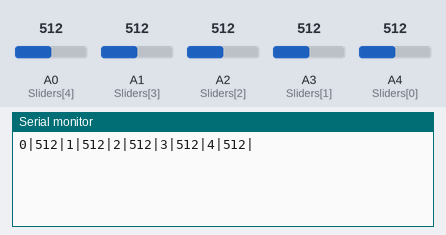
A sketch run on a simulated Arduino Leonardo, built with avr-gcc and run on an emulated ATmega32U4. Shown: the last lines printed to the serial monitor. The test bench sets the inputs (shaded band); at power-on: A0 (Sliders[4]) = 512, A1 (Sliders[3]) = 512, A2 (Sliders[2]) = 512, A3 (Sliders[1]) = 512, A4 (Sliders[0]) = 512.

Above: at 1.2 s.
1.3 s: A0 (Sliders[4]) set to 716
At 2.0 s:
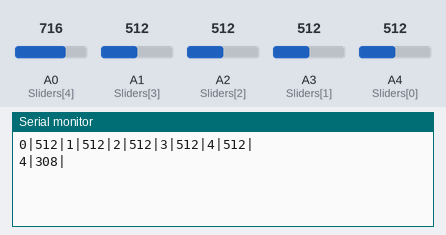
2.8 s: A1 (Sliders[3]) set to 716
At 3.3 s:
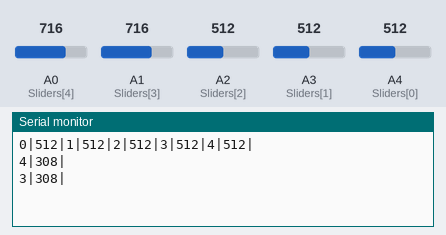
4.3 s: A2 (Sliders[2]) set to 716
At 5.5 s:
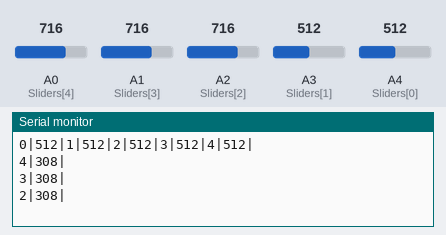
5.8 s: A3 (Sliders[1]) set to 716
At 7.0 s:
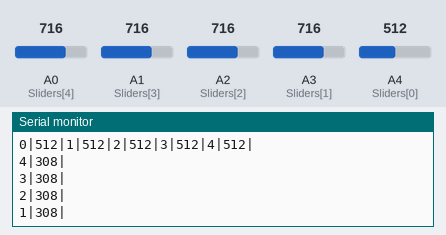
7.3 s: A4 (Sliders[0]) set to 716
At 8.3 s:
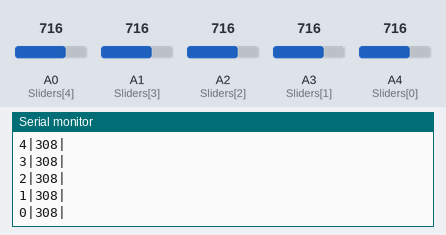
8.8 s: A0 (Sliders[4]) set to 992
At 9.6 s:
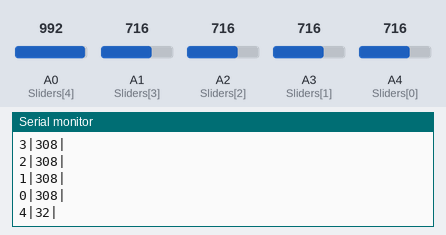
Timing chart, 0 to 11.3 s (numbered marks = the images above; inputs shaded):
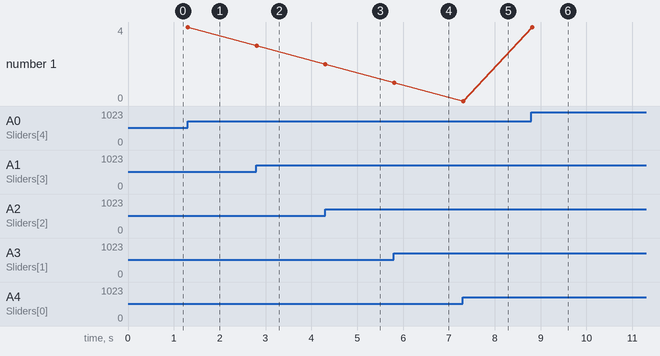

The sketch:

MixLitFirmware-Lite.ino
```cpp
/*

MixLit Firmware V2

For Arduino Leonardo

Authors: Sam Mantell, Goddeh
GitHub: @SamMantell, @Goddeh1

This program is the firmware for the MixLit Lite, this program will only use a MIDI interface for control so for use with VoiceMeter and Linux

*/

#define NUM_OF_SLIDERS 5

const int Sliders[NUM_OF_SLIDERS] = {A4, A3, A2, A1, A0};
int prevSliderState[NUM_OF_SLIDERS];
int SliderState[NUM_OF_SLIDERS];

bool needsUpdate = true;

void setup()
{
  Serial.begin(115200);
}

void loop()
{
  String builtString = String("");

  for (int i = 0; i < NUM_OF_SLIDERS; i++)
  {
    SliderState[i] = 1024 - analogRead(Sliders[i]);

    if (abs(SliderState[i] - prevSliderState[i]) > 10)
    {
      prevSliderState[i] = SliderState[i];

      builtString += String(i) + "|" + String(SliderState[i]) + "|";
    }
  }

  if (builtString != "") Serial.println(builtString);

  if (needsUpdate = true) needsUpdate = false;

  delay(20);
}
```

Measured:
- after the input at 1.3 s, the serial monitor: prints a new line at once (image 1)
- after the input at 2.8 s, the serial monitor: prints a new line at once (image 2)
- after the input at 4.3 s, the serial monitor: prints a new line at once (image 3)
- after the input at 5.8 s, the serial monitor: prints a new line at once (image 4)
- after the input at 7.3 s, the serial monitor: prints a new line at once (image 5)
- after the input at 8.8 s, the serial monitor: prints a new line at once (image 6)
- plotted number 1: 3 → 2 after the input at 4.3 s, 2 → 1 after the input at 5.8 s, 1 → 0 after the input at 7.3 s, 0 → 4 after the input at 8.8 s
